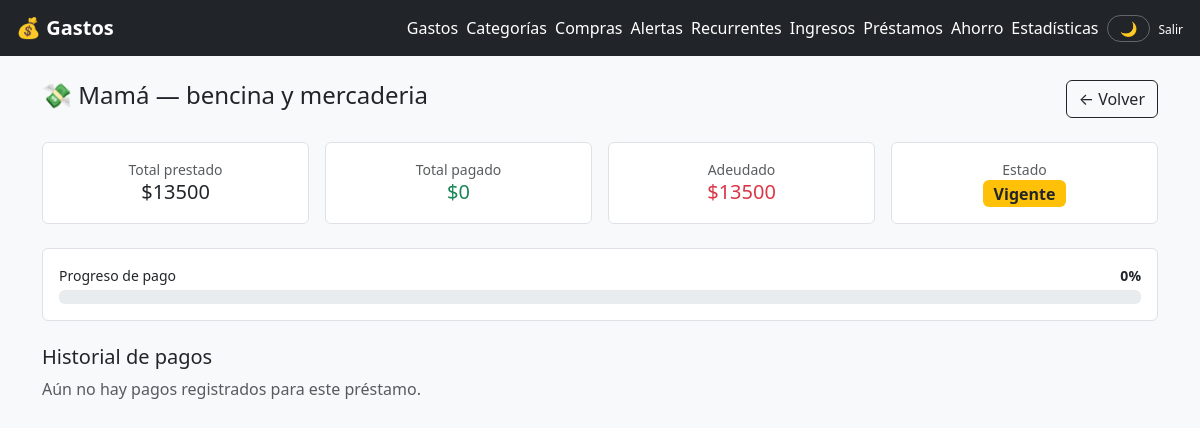
/prestamos/1/detalle/ (signed in), run on an earlier commit of the app's database.
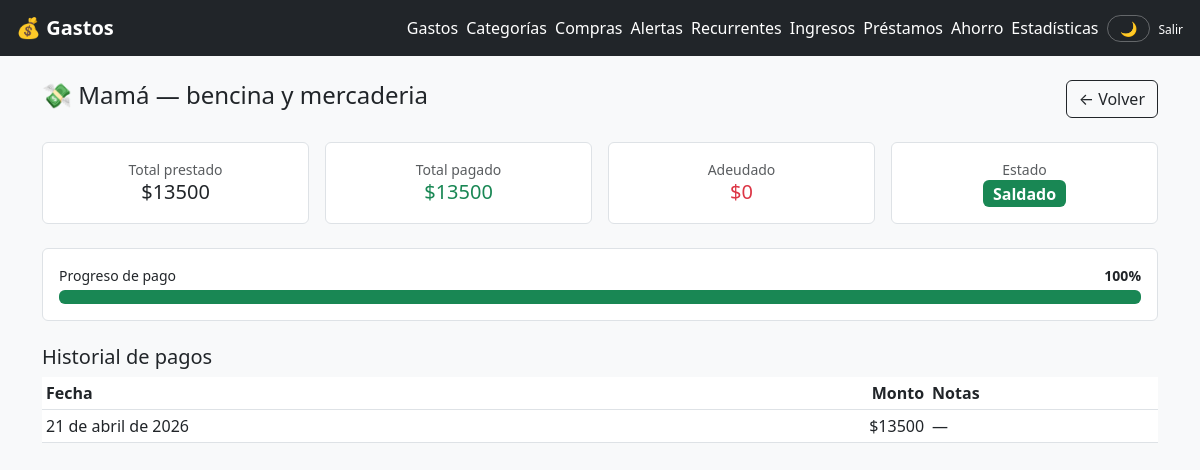
And on a later commit of the database.
### gastos/models.py (models this page shows, shortened)
class Prestamo(models.Model):
    TIPO_CHOICES = [
        ('recibido', 'Me prestaron a mí'),
        ('otorgado', 'Yo presté dinero'),
    ]
    ESTADO_CHOICES = [
        ('vigente', 'Vigente'),
        ('saldado', 'Saldado'),
        ('vencido', 'Vencido'),
    ]
    usuario = models.ForeignKey(User, on_delete=models.CASCADE, related_name='prestamos')
    persona = models.CharField(max_length=150)
    concepto = models.CharField(max_length=200)
    monto_total = models.DecimalField(max_digits=12, decimal_places=0)
    monto_pagado = models.DecimalField(max_digits=12, decimal_places=0, default=0)
    tipo = models.CharField(max_length=20, choices=TIPO_CHOICES, default='recibido')
    estado = models.CharField(max_length=20, choices=ESTADO_CHOICES, default='vigente')
    fecha_prestamo = models.DateField(default=timezone.now)
    fecha_vencimiento = models.DateField(null=True, blank=True)
    notas = models.TextField(blank=True)
    creado_en = models.DateTimeField(auto_now_add=True)
    actualizado_en = models.DateTimeField(auto_now=True)
    class Meta:
        ordering = ['-fecha_prestamo']
        verbose_name = 'Préstamo'
        verbose_name_plural = 'Préstamos'
    @property
    def monto_adeudado(self):
        return self.monto_total - self.monto_pagado
    @property
    def porcentaje_pagado(self):
        if self.monto_total == 0:
            return 0
        return int((self.monto_pagado / self.monto_total) * 100)

class PagoPrestamo(models.Model):
    prestamo = models.ForeignKey(Prestamo, on_delete=models.CASCADE, related_name='pagos')
    monto = models.DecimalField(max_digits=12, decimal_places=0)
    fecha = models.DateField(default=timezone.now)
    notas = models.CharField(max_length=200, blank=True)
    class Meta:
        ordering = ['-fecha']

### gastos/views.py (the view)
# urls.py: path('prestamos/<int:pk>/detalle/', views.detalle_prestamo, name='detalle_prestamo'),
@login_required
def detalle_prestamo(request, pk):
    prestamo = get_object_or_404(Prestamo, pk=pk, usuario=request.user)
    return render(request, 'gastos/detalle_prestamo.html', {
        'prestamo': prestamo,
        'pagos': prestamo.pagos.all(),
    })

### templates/gastos/detalle_prestamo.html (shortened to what this page needs)
{% extends 'gastos/base.html' %}
{% block contenido %}
<div class="d-flex justify-content-between align-items-center mb-4">
    <h4>💸 {{ prestamo.persona }} — {{ prestamo.concepto }}</h4>
    <a href="{% url 'lista_prestamos' %}" class="btn btn-outline-dark">← Volver</a>
</div>
<div class="row g-3 mb-4">
    <div class="col-6 col-md-3">
        <div class="card text-center h-100">
            <div class="card-body py-3">
                <small class="text-muted d-block">Total prestado</small>
                <h5 class="mb-0">${{ prestamo.monto_total|floatformat:0 }}</h5>
            </div>
        </div>
    </div>
    <div class="col-6 col-md-3">
        <div class="card text-center h-100">
            <div class="card-body py-3">
                <small class="text-muted d-block">Total pagado</small>
                <h5 class="mb-0 text-success">${{ prestamo.monto_pagado|floatformat:0 }}</h5>
            </div>
        </div>
    </div>
    <div class="col-6 col-md-3">
        <div class="card text-center h-100">
            <div class="card-body py-3">
                <small class="text-muted d-block">Adeudado</small>
                <h5 class="mb-0 text-danger">${{ prestamo.monto_adeudado|floatformat:0 }}</h5>
            </div>
        </div>
    </div>
    <div class="col-6 col-md-3">
        <div class="card text-center h-100">
            <div class="card-body py-3">
                <small class="text-muted d-block">Estado</small>
                <span class="badge fs-6 {% if prestamo.estado == 'saldado' %}bg-success{% elif prestamo.estado == 'vencido' %}bg-danger{% else %}bg-warning text-dark{% endif %}">
                    {{ prestamo.get_estado_display }}
                </span>
            </div>
        </div>
    </div>
</div>
<div class="card mb-4">
    <div class="card-body">
        <div class="d-flex justify-content-between small mb-1">
            <span>Progreso de pago</span>
            <strong>{{ prestamo.porcentaje_pagado }}%</strong>
        </div>
        <div class="progress" style="height:14px">
            <div class="progress-bar bg-success" style="width:{{ prestamo.porcentaje_pagado }}%"></div>
        </div>
    </div>
</div>
<h5>Historial de pagos</h5>
{% if pagos %}
<div class="table-responsive">
    <table class="table table-hover table-sm">
        <thead class="table-dark">
            <tr>
                <th>Fecha</th>
                <th class="text-end">Monto</th>
                <th>Notas</th>
            </tr>
        </thead>
        <tbody>
            {% for pago in pagos %}
            <tr>
                <td>{{ pago.fecha }}</td>
                <td class="text-end">${{ pago.monto|floatformat:0 }}</td>
                <td>{{ pago.notas|default:"—" }}</td>
            </tr>
            {% endfor %}
        </tbody>
    </table>
</div>
{% else %}
<p class="text-muted">Aún no hay pagos registrados para este préstamo.</p>
{% endif %}
{% endblock %}

What changed in the data, as far as the page shows it:
changed Prestamo "Mamá": monto_pagado "0" → "13500"; monto_adeudado "13500" → "0"; estado "Vigente" → "Saldado"; porcentaje_pagado "0" → "100"
added PagoPrestamo: fecha "21 de abril de 2026", monto "13500", notas "—"
Also different on the page:
text no longer shown: "Aún no hay pagos registrados para este préstamo."
text now shown: "Fecha Monto Notas"
